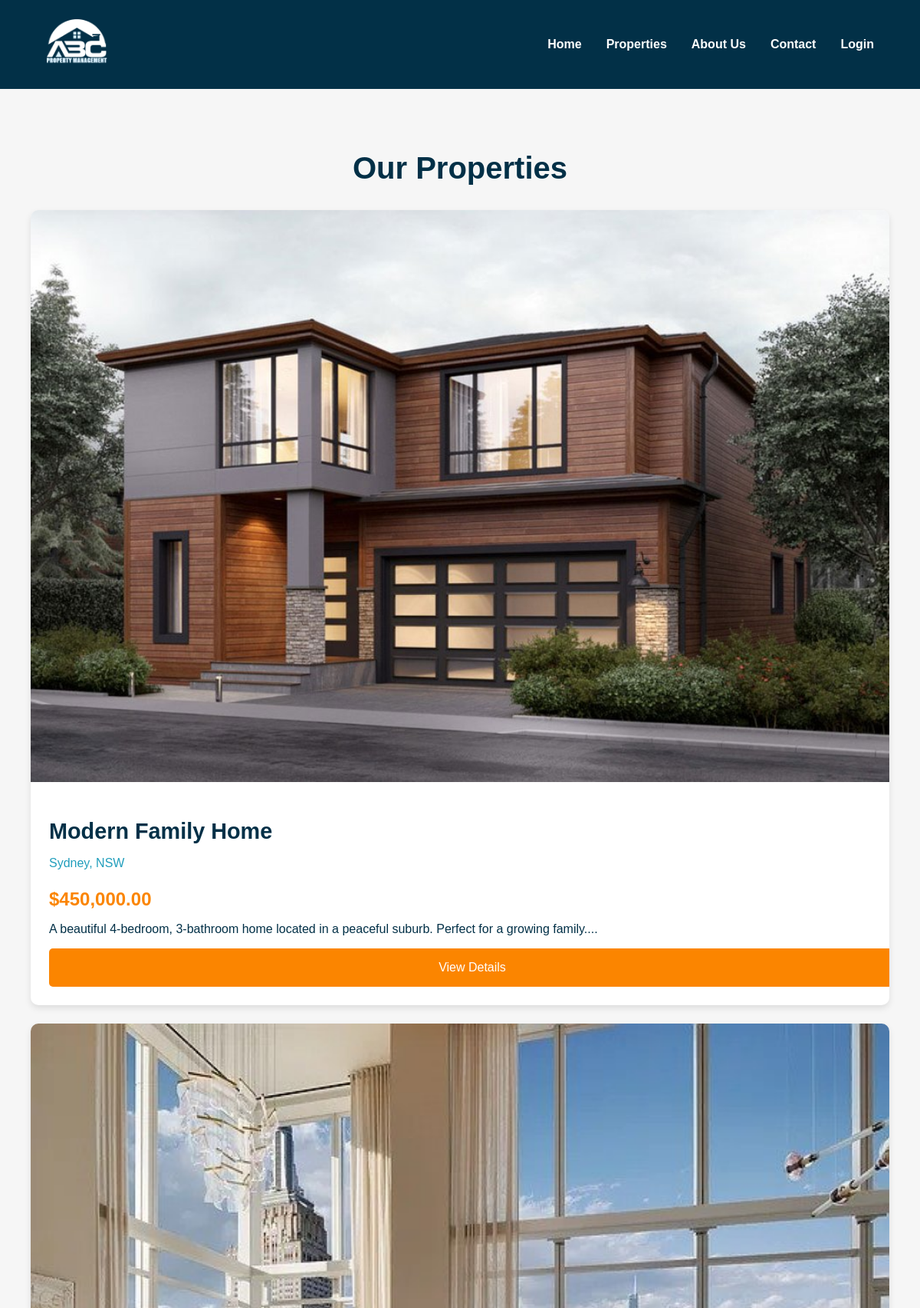
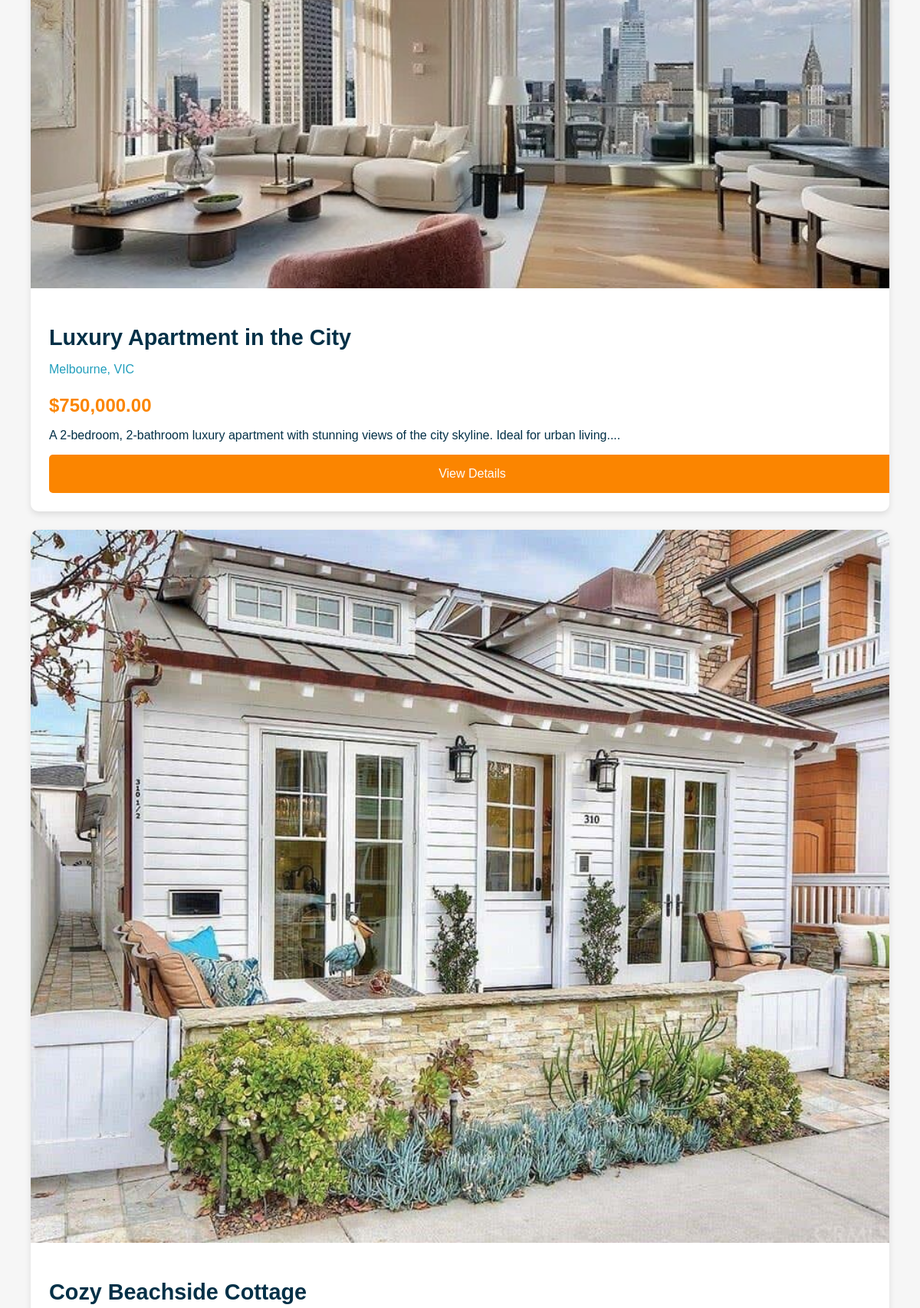
The app's page /pages/properties.php (upper part) with its own data (2 pictures, top to bottom).
### tables this page shows
CREATE TABLE `properties` (
    `id` INT AUTO_INCREMENT PRIMARY KEY,
    `title` VARCHAR(255) NOT NULL,
    `description` TEXT NOT NULL,
    `price` DECIMAL(10, 2) NOT NULL,
    `location` VARCHAR(255) NOT NULL,
    `property_type` ENUM('For Sale', 'For Rent') NOT NULL,
    `bedrooms` INT NOT NULL,
    `bathrooms` INT NOT NULL,
    `garage` INT NOT NULL,
    `image` VARCHAR(255) NOT NULL,
    `available` BOOLEAN DEFAULT TRUE,   
    `created_at` TIMESTAMP DEFAULT CURRENT_TIMESTAMP,
    `updated_at` TIMESTAMP DEFAULT CURRENT_TIMESTAMP ON UPDATE CURRENT_TIMESTAMP
);

### functions/fetch_properties.php (called while the page is built, shortened)
<?php
require_once('db_connect.php');
function fetch_properties() {
    global $conn;
    $sql = "SELECT * FROM properties WHERE available = 1";
    $result = $conn->query($sql);
    if ($result->num_rows > 0) {
        $properties = [];
        while ($row = $result->fetch_assoc()) {
            $properties[] = $row;
        }
        return $properties;
    } else {
        return false;
    }
}
?>

### pages/properties.php (the view)
<?php include('./templates/header.php'); ?>
<section class="properties-listing">
    <div class="container">
        <h1>Our Properties</h1>
        <div class="properties">
            <?php
                include('../functions/fetch_properties.php');
                $properties = fetch_properties();
                if ($properties) {
                    foreach ($properties as $property) {
                        echo '<div class="property-card">';
                        echo '<img src="../assets/img/uploads/' . $property['image'] . '" alt="Image of ' . $property['title'] . '">';
                        echo '<div class="property-info">';
                        echo '<h2>' . $property['title'] . '</h2>';
                        echo '<p class="location">' . $property['location'] . '</p>';
                        echo '<p class="price">$' . number_format($property['price'], 2) . '</p>';
                        echo '<p class="description">' . substr($property['description'], 0, 150) . '...</p>';
                        echo '<a href="property.php?id=' . $property['id'] . '" class="btn-primary">View Details</a>';
                        echo '</div>';
                        echo '</div>';
                    }
                } else {
                    echo "<p>No properties available at the moment.</p>";
                }
            ?>
        </div>
    </div>
</section>
<?php include('./templates/footer.php'); ?>

### pages/templates/header.php (shortened to what this page needs)
<?php
$isLoggedIn = isset($_SESSION['user_id']);
$userRole = isset($_SESSION['role']) ? $_SESSION['role'] : null;
?>
<!DOCTYPE html>
<html lang="en">
<head>
    <link rel="stylesheet" href="../assets/css/style.css">
</head>
<body>
    <nav class="navbar">
        <div class="container">
            <div class="logo">
                <img src="../assets/img/icons/logo.png" alt="ABC Property Management Logo">
            </div>
            <ul class="nav-links">
                <li><a href="../index.php">Home</a></li>
                <li><a href="./properties.php">Properties</a></li>
                <li><a href="./about.php">About Us</a></li>
                <li><a href="./contact.php">Contact</a></li>
                <?php if ($isLoggedIn): ?>
                    <?php if ($userRole === 'seller' || $userRole === 'admin'): ?>
                        <li><a href="./admin/dashboard.php">Dashboard</a></li>
                    <?php endif; ?>
                    <li><a href="./logout.php">Logout</a></li>
                <?php else: ?>
                    <li><a href="./login.php">Login</a></li>
                <?php endif; ?>
            </ul>
        </div>
    </nav>

### pages/templates/footer.php (shortened to what this page needs)
</body>
</html>

### assets/css/style.css (style rules this page uses)
:root { --primary-color: #023047; --secondary-color: #219ebc; --accent-color: #fb8500; --highlight-color: #ffb703; --background-color: #f6f6f6; --success-color: #4caf50; --error-color: #f44336; }
body { font-family: Arial, sans-serif; margin: 0; padding: 0; background-color: var(--background-color); }
a { text-decoration: none; color: inherit; }
.navbar { background-color: var(--primary-color); padding: 1rem 0; }
.navbar .container { display: flex; justify-content: space-between; align-items: center; max-width: 90%; margin: 0 auto; }
.navbar .logo img { width: 5rem; }
.navbar .nav-links { list-style: none; display: flex; gap: 2rem; }
.navbar .nav-links li a { color: white; font-size: 1rem; font-weight: bold; }
.properties-listing { padding: 3rem 1rem; background-color: var(--background-color); }
.properties-listing .container { max-width: 1200px; margin: 0 auto; }
.properties-listing h1 { text-align: center; font-size: 2.5rem; color: var(--primary-color); margin-bottom: 2rem; }
.properties .property-card { display: flex; flex-direction: column; background-color: white; border-radius: 10px; box-shadow: 0 4px 8px rgba(0, 0, 0, 0.1); margin: 1.5rem; overflow: hidden; transition: transform 0.3s ease, box-shadow 0.3s ease; }
.properties .property-card img { width: 100%; height: auto; object-fit: cover; }
.properties .property-info { padding: 1.5rem; }
.properties .property-info h2 { font-size: 1.8rem; color: var(--primary-color); margin-bottom: 1rem; }
.properties .property-info .location { font-size: 1rem; color: var(--secondary-color); margin-bottom: 0.5rem; }
.properties .property-info .price { font-size: 1.5rem; color: var(--accent-color); font-weight: bold; margin-bottom: 1rem; }
.properties .property-info .description { font-size: 1rem; color: var(--primary-color); margin-bottom: 1rem; }
.properties .property-info .btn-primary { background-color: var(--accent-color); padding: 1rem; font-size: 1rem; color: white; border-radius: 5px; text-align: center; display: inline-block; text-decoration: none; transition: background-color 0.3s ease; }
.btn-primary { width: 100%; padding: 1rem; background-color: var(--primary-color); color: white; border: none; border-radius: 0.25rem; font-size: 1rem; cursor: pointer; }

### records on screen
properties: image (picture), title "Modern Family Home", location "Sydney, NSW", price "450,000.00", description "A beautiful 4-bedroom, 3-bathroom home located in a peaceful suburb. Perfect for a growing family."
properties: image (picture), title "Luxury Apartment in the City", location "Melbourne, VIC", price "750,000.00", description "A 2-bedroom, 2-bathroom luxury apartment with stunning views of the city skyline. Ideal for urban living."
properties: image (picture), title "Cozy Beachside Cottage"
